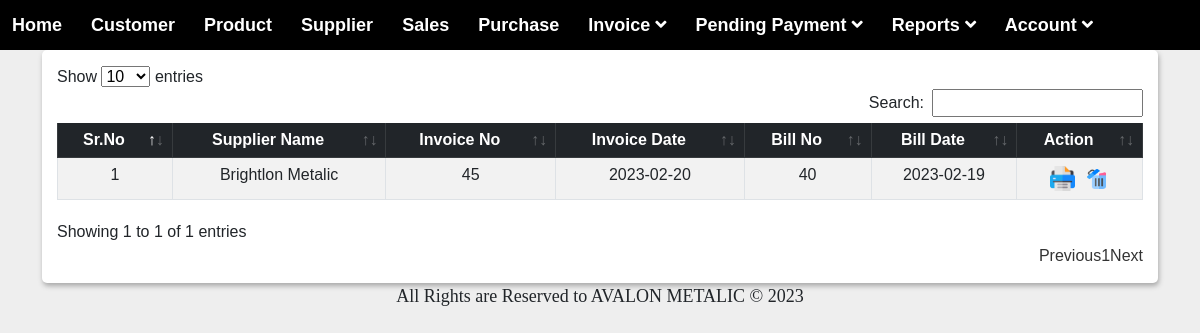
The app's page /purchase/view_purch_inv.php, older data.
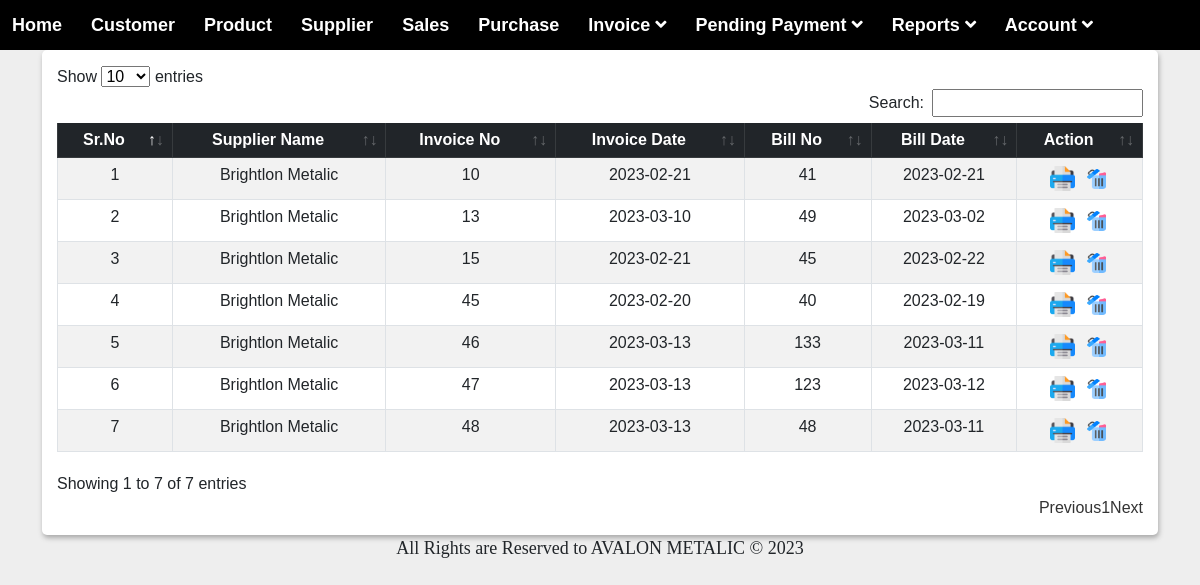
The same page, newer data.
### tables this page shows
CREATE TABLE `purchase` (
  `id` int(50) NOT NULL,
  `productid` varchar(100) NOT NULL,
  `supplier_name` varchar(100) NOT NULL,
  `date` date NOT NULL DEFAULT current_timestamp(),
  `invoice_no` int(50) NOT NULL,
  `bill_no` varchar(100) NOT NULL,
  `bill_date` date NOT NULL,
  `product_name` varchar(200) NOT NULL,
  `quantity` varchar(50) NOT NULL,
  `rate` varchar(100) NOT NULL,
  `amount` varchar(100) NOT NULL,
  `pymnt_mode` varchar(100) NOT NULL
);

CREATE TABLE `supplier` (
  `id` int(50) NOT NULL,
  `name` varchar(100) NOT NULL,
  `city` varchar(100) NOT NULL,
  `area` varchar(100) NOT NULL,
  `state` varchar(100) NOT NULL,
  `pan_no` varchar(100) NOT NULL,
  `adhar_no` varchar(100) NOT NULL,
  `gstin` varchar(100) NOT NULL,
  `address` varchar(500) NOT NULL,
  `pin` varchar(100) NOT NULL,
  `mo_no` varchar(100) NOT NULL,
  `email` varchar(100) NOT NULL,
  `website` varchar(100) NOT NULL
);

### purchase/view_purch_inv.php (the view, shortened to what this page needs)
<?php
include('../inc/connection.php');
include('../inc/menu.php');
?>
<!DOCTYPE html>
<html lang="en">
<head>
    <link rel="stylesheet" href="../assets/css/bootstrap.min.css">
    <link rel="stylesheet" href="../assets/css/datatables.min.css">
    <link rel="stylesheet" href="../assets/css/style.css">
    <link rel="stylesheet" href="../assets/buttons.dataTables.min.css">
</head>
<body>
    <div class="container">
        <div class="data_table">
            <form method="post">
                <table id="example" class="table table-striped table-bordered display">
                    <thead class="table-dark">
                        <tr>
                        <tr>
                            <th style="text-align: center;">Sr.No</th>
                            <th style="text-align: center;">Supplier Name</th>
                            <th style="text-align: center;">Invoice No</th>
                            <th style="text-align: center;">Invoice Date</th>
                            <th style="text-align: center;">Bill No</th>
                            <th style="text-align: center;">Bill Date</th>
                            <th style="text-align: center;">Action</th>
                        </tr>
                    </thead>
                    <tbody>
                        <?php
                        $cnt = 1;
                        $query = "SELECT supplier.name, purchase.id, purchase.invoice_no, purchase.date, purchase.bill_no, purchase.bill_date, purchase.product_name, purchase.quantity,purchase.rate,purchase.amount FROM purchase JOIN supplier ON supplier.id = purchase.supplier_name GROUP BY purchase.invoice_no;";
                        $res = mysqli_query($con, $query);
                        while ($row = mysqli_fetch_array($res)) {
                        ?>
                        <tr>
                            <td style="text-align: center;"><?= $cnt; ?></td>
                            <td style="text-align: center;"><?= $row['name']; ?></td>
                            <td style="text-align: center;"><?= $row['invoice_no']; ?></td>
                            <td style="text-align: center;"><?= $row['date']; ?></td>
                            <td style="text-align: center;"><?= $row['bill_no']; ?></td>
                            <td style="text-align: center;"><?= $row['bill_date']; ?></td>
                            <td style="text-align: center;">
                                <a href="purch_print.php?id=<?php echo $row['invoice_no']; ?>"><img
                                        src="../IMG/print.png" height="25px" width="25PX"></a>&nbsp;
                                        <a href="del_purch_inv.php?id=<?php echo $row['invoice_no']; ?>"
                                    onclick="return confirm('Are You Sure??');"><img src="../IMG/delete.png"
                                        height="20px" width="25px"></a>
                            </td>
                        </tr>
                        <?php
                            $cnt++;
                        }
                        ?>
                    </tbody>
                </table>
            </form>
        </div>
    </div>
</body>
</html>
<?php
include('../inc/footer.php');
?>

### inc/menu.php (shortened to what this page needs)
<html lang="en">
<head>
  <link rel="stylesheet" href="style.css">
  <link rel="stylesheet" href="https://pro.fontawesome.com/releases/v5.10.0/css/all.css" />
</head>
<body>
  <div class="navbar">
    <div class="nav-links">
      <a href="../main.php">Home</a>
      <a href="../customer/view_cust.php">Customer</a>
      <a href="../product/view_prod.php">Product</a>
      <a href="../supplier/view_supplier.php">Supplier</a>
      <a href="../sales/srch_prod.php">Sales</a>
      <a href="../purchase/purch_prod.php">Purchase</a>
      <div class="dropdown">
        <a class="dropBtn" href="#">Invoice
          <i class="fas fa-angle-down"></i>
        </a>
      </div>
      <div class="dropdown">
        <a class="dropBtn" href="#">Pending Payment
          <i class="fas fa-angle-down"></i>
        </a>
      </div>
      <div class="dropdown">
        <a class="dropBtn" href="#">Reports
          <i class="fas fa-angle-down"></i>
        </a>
      </div>
      <div class="dropdown" style="position: absolute; right:95px;">
        <a class="dropBtn" href="#">Account
          <i class="fas fa-angle-down"></i>
        </a>
      </div>
    </div>
  </div>
</body>
</html>

### inc/footer.php (shortened to what this page needs)
<!DOCTYPE html>
<html lang="en">
<head>
</head>
<body>
    <center>
        <div>
            <font face="cambaria" size="4">All Rights are Reserved to AVALON METALIC &copy; <script type="text/javascript">var year = new Date();document.write(year.getFullYear());</script></font>
        </div>
    </center>
</body>
</html>

### account/style.css (style rules this page uses)
a { text-decoration: none; }

### assets/css/style.css (style rules this page uses)
* { margin: 0; padding: 0; outline: 0; }
html { scroll-behavior: smooth; }
body { background: #eee; font-family: 'Raleway', sans-serif; font-family: 'Roboto', sans-serif; font-family: 'Poppins', sans-serif; font-family: 'Rubik', sans-serif; padding: 0s; }
h1, h2, h3, h4, h5, h6, p, a, ol, ul, li, img, span, input, form, label, .btn, .navbar, .navbar-brand { margin: 0; padding: 0; }
a, a:hover { text-decoration: none; color: #333; -webkit-transition: 0.2s; transition: 0.2s; }
.data_table { background: #fff; padding: 15px; box-shadow: 1px 3px 5px #aaa; border-radius: 5px; }

### inc/menu.php (style rules this page uses)
* { margin: 0; padding: 0; box-sizing: border-box; }
body { font-family: -apple-system, BlinkMacSystemFont, 'Segoe UI', Roboto, Oxygen, Ubuntu, Cantarell, 'Open Sans', 'Helvetica Neue', sans-serif; background-image: url(background-img.jpg); background-size: cover; background-attachment: fixed; }
.navbar { height: 50px; width: 100%; padding: 19px 30px; background-color: #000; position: relative; }
.navbar .nav-links { display: inline; float: right; font-size: 18px; }
.navbar .nav-links a { padding: 10px 12px; text-decoration: none; font-weight: 550; color: white; }
.dropdown { position: relative; display: inline-block; }

Row changes from the older to the newer data that the page shows:
added purchase: supplier.name "Brightlon Metalic", invoice_no "10", date "2023-02-21", bill_no "41", bill_date "2023-02-21"
added purchase: supplier.name "Brightlon Metalic", invoice_no "13", date "2023-03-10", bill_no "49", bill_date "2023-03-02"
added purchase: supplier.name "Brightlon Metalic", invoice_no "15", date "2023-02-21", bill_no "45", bill_date "2023-02-22"
added purchase: supplier.name "Brightlon Metalic", invoice_no "46", date "2023-03-13", bill_no "133", bill_date "2023-03-11"
added purchase: supplier.name "Brightlon Metalic", invoice_no "47", date "2023-03-13", bill_no "123", bill_date "2023-03-12"
added purchase: supplier.name "Brightlon Metalic", invoice_no "48", date "2023-03-13", bill_no "48", bill_date "2023-03-11"
Text that changed along with them:
text written by a page script: "Show entries Search: Showing 1 to 1 of 1 entries Previous 1 Next" → "Show entries Search: Showing 1 to 7 of 7 entries Previous 1 Next"
